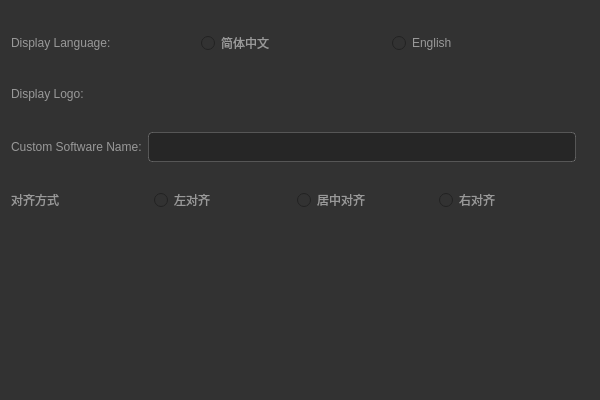
<?xml version="1.0" encoding="UTF-8"?>
<ui version="4.0">
 <class>ShowSettingClass</class>
 <widget class="QWidget" name="ShowSettingClass">
  <property name="geometry">
   <rect>
    <x>0</x>
    <y>0</y>
    <width>600</width>
    <height>400</height>
   </rect>
  </property>
  <property name="windowTitle">
   <string>ShowSetting</string>
  </property>
  <property name="styleSheet">
   <string notr="true">background: #323232;
color: #999999;</string>
  </property>
  <layout class="QGridLayout" name="gridLayout">
   <item row="0" column="0">
    <widget class="QLabel" name="label_2">
     <property name="text">
      <string/>
     </property>
    </widget>
   </item>
   <item row="1" column="0">
    <layout class="QHBoxLayout" name="horizontalLayout">
     <item>
      <widget class="QLabel" name="label">
       <property name="text">
        <string>Display Language:</string>
       </property>
      </widget>
     </item>
     <item>
      <widget class="QRadioButton" name="radioButton_Chinese">
       <property name="text">
        <string>简体中文</string>
       </property>
      </widget>
     </item>
     <item>
      <widget class="QRadioButton" name="radioButton_English">
       <property name="text">
        <string>English</string>
       </property>
      </widget>
     </item>
    </layout>
   </item>
   <item row="2" column="0">
    <widget class="QLabel" name="label_5">
     <property name="text">
      <string/>
     </property>
    </widget>
   </item>
   <item row="3" column="0">
    <layout class="QHBoxLayout" name="horizontalLayout_2">
     <item>
      <widget class="QLabel" name="label_3">
       <property name="text">
        <string>Display Logo:</string>
       </property>
      </widget>
     </item>
     <item>
      <widget class="QPushButton" name="btn_ShowLogo">
       <property name="minimumSize">
        <size>
         <width>40</width>
         <height>25</height>
        </size>
       </property>
       <property name="maximumSize">
        <size>
         <width>40</width>
         <height>25</height>
        </size>
       </property>
       <property name="styleSheet">
        <string notr="true">QPushButton
{
	border-image:url(&quot;:/DynamicWidget/Resource/Btn_Open.png&quot;);
	border:none;
	background:transparent;
}</string>
       </property>
       <property name="text">
        <string/>
       </property>
      </widget>
     </item>
     <item>
      <spacer name="horizontalSpacer">
       <property name="orientation">
        <enum>Qt::Horizontal</enum>
       </property>
       <property name="sizeHint" stdset="0">
        <size>
         <width>40</width>
         <height>20</height>
        </size>
       </property>
      </spacer>
     </item>
    </layout>
   </item>
   <item row="4" column="0">
    <widget class="QLabel" name="label_6">
     <property name="text">
      <string/>
     </property>
    </widget>
   </item>
   <item row="5" column="0">
    <layout class="QHBoxLayout" name="horizontalLayout_3" stretch="0,0">
     <item>
      <widget class="QLabel" name="label_4">
       <property name="text">
        <string>Custom Software Name:</string>
       </property>
      </widget>
     </item>
     <item>
      <widget class="QLineEdit" name="lineEdit_SoftName">
       <property name="minimumSize">
        <size>
         <width>0</width>
         <height>30</height>
        </size>
       </property>
       <property name="styleSheet">
        <string notr="true">background: #262626;
border: 1px solid rgba(255, 255, 255, 0.2);
border-radius: 4px;</string>
       </property>
      </widget>
     </item>
    </layout>
   </item>
   <item row="5" column="1">
    <widget class="QLabel" name="label_8">
     <property name="text">
      <string/>
     </property>
    </widget>
   </item>
   <item row="6" column="0">
    <widget class="QLabel" name="label_9">
     <property name="text">
      <string/>
     </property>
    </widget>
   </item>
   <item row="7" column="0">
    <layout class="QHBoxLayout" name="horizontalLayout_4" stretch="0,0,0,0">
     <item>
      <widget class="QLabel" name="label_7">
       <property name="text">
        <string>对齐方式</string>
       </property>
      </widget>
     </item>
     <item>
      <widget class="QRadioButton" name="radioButton_left">
       <property name="text">
        <string>左对齐</string>
       </property>
      </widget>
     </item>
     <item>
      <widget class="QRadioButton" name="radioButton_middle">
       <property name="text">
        <string>居中对齐</string>
       </property>
      </widget>
     </item>
     <item>
      <widget class="QRadioButton" name="radioButton_right">
       <property name="text">
        <string>右对齐</string>
       </property>
      </widget>
     </item>
    </layout>
   </item>
   <item row="8" column="0" colspan="2">
    <spacer name="verticalSpacer">
     <property name="orientation">
      <enum>Qt::Vertical</enum>
     </property>
     <property name="sizeHint" stdset="0">
      <size>
       <width>20</width>
       <height>300</height>
      </size>
     </property>
    </spacer>
   </item>
  </layout>
 </widget>
 <layoutdefault spacing="6" margin="11"/>
 <resources/>
 <connections/>
</ui>
